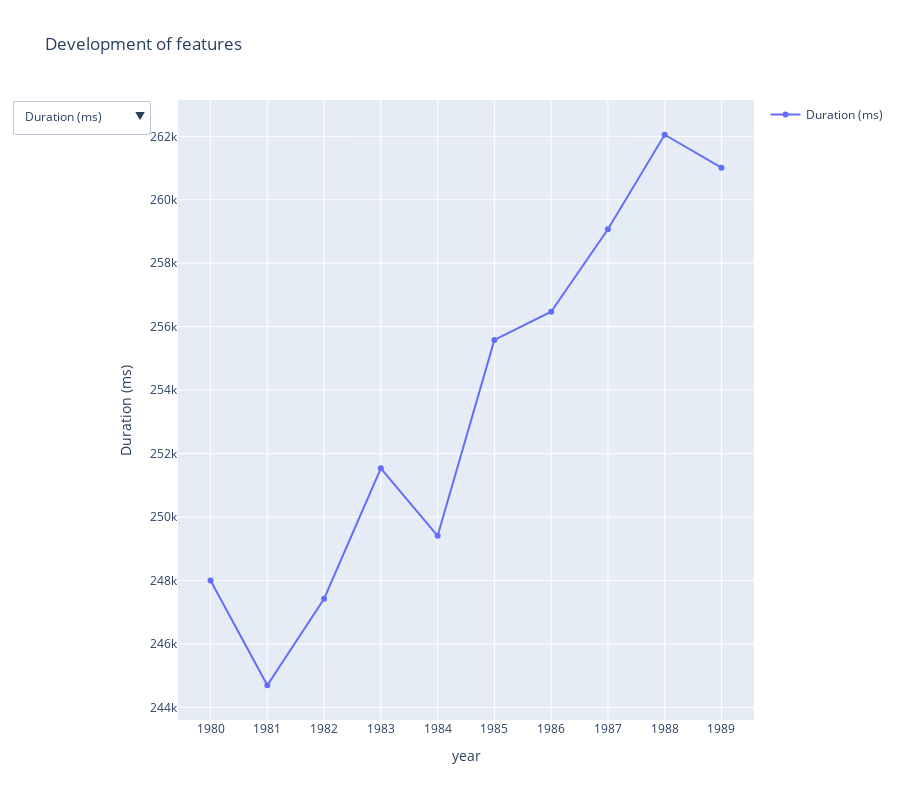

The notebook cell saved with this chart:
### Code cell
# Create the initial scatter plot
fig = go.Figure()

fig.add_trace(go.Scatter(
    x=songs_per_year['year'],
    y=songs_per_year['duration_ms'],
    #mode='markers',
    name='Duration (ms)'
))

# Define the dropdown menu options
dropdown_options = [
    {'label': 'Duration (ms)', 'value': 'duration_ms'},
    {'label': 'Popularity', 'value': 'popularity'},
    {'label': 'Danceability', 'value': 'danceability'},
    {'label': 'Energy', 'value': 'energy'},
    {'label': 'Key', 'value': 'key'},
    {'label': 'Loudness', 'value': 'loudness'},
    {'label': 'Mode', 'value': 'mode'},
    {'label': 'Speechiness', 'value': 'speechiness'},
    {'label': 'Acousticness', 'value': 'acousticness'},
    {'label': 'Instrumentalness', 'value': 'instrumentalness'},
    {'label': 'Liveness', 'value': 'liveness'},
    {'label': 'Valence', 'value': 'valence'},
    {'label': 'Tempo', 'value': 'tempo'},
    {'label': 'Time Signature', 'value': 'time_signature'},
    {'label': 'Count', 'value': 'count'},
    {'label': 'Duration (min)', 'value': 'duration_min'}
]

# Create the dropdown menu
dropdown_menu = go.layout.Updatemenu(
    buttons=list([
        dict(
            args=[
                {'y': [songs_per_year[option['value']]]}, 
                {'yaxis': {'title': option['label'].capitalize()}}
            ],
            label=option['label'],
            method='update'
        )
        for option in dropdown_options
    ]),
    direction='down',
    showactive=True,
)

# Update the layout with dropdown menu and initial y-axis title
fig.update_layout(
    height = 800,
    updatemenus=[dropdown_menu],
    yaxis_title='Duration (ms)',
    xaxis_title='year',
    title='Development of features',
    showlegend=True
)

fig.show()

### Figure 1 — Plotly figure (JSON) as saved in the notebook; plotly's stock layout.template omitted (floating-point values rounded to 4 significant figures)
{"data": [{"name": "Duration (ms)", "type": "scatter", "x": ["1980", "1981", "1982", "1983", "1984", "1985", "1986", "1987", "1988", "1989"], "y": [248000.0, 244700.0, 247400.0, 251500.0, 249400.0, 255600.0, 256500.0, 259100.0, 262000.0, 261000.0]}], "layout": {"height": 800, "showlegend": true, "title": {"text": "Development of features"}, "updatemenus": [{"buttons": [{"args": [{"y": [[248000.0, 244700.0, 247400.0, 251500.0, 249400.0, 255600.0, 256500.0, 259100.0, 262000.0, 261000.0]]}, {"yaxis": {"title": "Duration (ms)"}}], "label": "Duration (ms)", "method": "update"}, {"args": [{"y": [[6.932, 7.112, 7.17, 7.047, 7.347, 7.164, 6.718, 6.635, 6.138, 6.068]]}, {"yaxis": {"title": "Popularity"}}], "label": "Popularity", "method": "update"}, {"args": [{"y": [[0.4998, 0.5011, 0.5034, 0.4953, 0.4917, 0.4883, 0.4741, 0.4699, 0.4649, 0.4678]]}, {"yaxis": {"title": "Danceability"}}], "label": "Danceability", "method": "update"}, {"args": [{"y": [[0.4855, 0.4886, 0.4868, 0.4712, 0.4779, 0.4703, 0.4562, 0.4433, 0.429, 0.4188]]}, {"yaxis": {"title": "Energy"}}], "label": "Energy", "method": "update"}, {"args": [{"y": [[5.11, 5.165, 5.193, 5.187, 5.208, 5.157, 5.176, 5.181, 5.17, 5.192]]}, {"yaxis": {"title": "Key"}}], "label": "Key", "method": "update"}, {"args": [{"y": [[-12.36, -12.56, -12.73, -13.22, -13.24, -13.45, -13.9, -14.39, -14.95, -15.1]]}, {"yaxis": {"title": "Loudness"}}], "label": "Loudness", "method": "update"}, {"args": [{"y": [[0.7037, 0.6998, 0.6989, 0.6874, 0.6742, 0.6847, 0.6868, 0.6925, 0.687, 0.6917]]}, {"yaxis": {"title": "Mode"}}], "label": "Mode", "method": "update"}, {"args": [{"y": [[0.065, 0.06856, 0.07749, 0.06592, 0.06466, 0.06128, 0.06215, 0.06119, 0.06272, 0.06465]]}, {"yaxis": {"title": "Speechiness"}}], "label": "Speechiness", "method": "update"}, {"args": [{"y": [[0.522, 0.5112, 0.5079, 0.5163, 0.513, 0.524, 0.5434, 0.5531, 0.5654, 0.5722]]}, {"yaxis": {"title": "Acousticness"}}], "label": "Acousticness", "method": "update"}, {"args": [{"y": [[0.1692, 0.1756, 0.1755, 0.1934, 0.1882, 0.2031, 0.219, 0.2381, 0.2603, 0.2545]]}, {"yaxis": {"title": "Instrumentalness"}}], "label": "Instrumentalness", "method": "update"}, {"args": [{"y": [[0.221, 0.2221, 0.2216, 0.217, 0.2222, 0.216, 0.2112, 0.2071, 0.2108, 0.2069]]}, {"yaxis": {"title": "Liveness"}}], "label": "Liveness", "method": "update"}, {"args": [{"y": [[0.5439, 0.5414, 0.5317, 0.5193, 0.507, 0.5065, 0.4866, 0.4737, 0.4729, 0.4665]]}, {"yaxis": {"title": "Valence"}}], "label": "Valence", "method": "update"}, {"args": [{"y": [[118.3, 118.7, 118.4, 117.8, 117.7, 117.2, 116.2, 116.1, 115.4, 115.0]]}, {"yaxis": {"title": "Tempo"}}], "label": "Tempo", "method": "update"}, {"args": [{"y": [[3.831, 3.832, 3.836, 3.83, 3.838, 3.833, 3.83, 3.819, 3.81, 3.807]]}, {"yaxis": {"title": "Time signature"}}], "label": "Time Signature", "method": "update"}, {"args": [{"y": [[35701, 33118, 31926, 34682, 37545, 37928, 42184, 50365, 58593, 65216]]}, {"yaxis": {"title": "Count"}}], "label": "Count", "method": "update"}, {"args": [{"y": [[4.133, 4.078, 4.124, 4.192, 4.157, 4.26, 4.275, 4.318, 4.367, 4.35]]}, {"yaxis": {"title": "Duration (min)"}}], "label": "Duration (min)", "method": "update"}], "direction": "down", "showactive": true}], "xaxis": {"title": {"text": "year"}}, "yaxis": {"title": {"text": "Duration (ms)"}}}}
